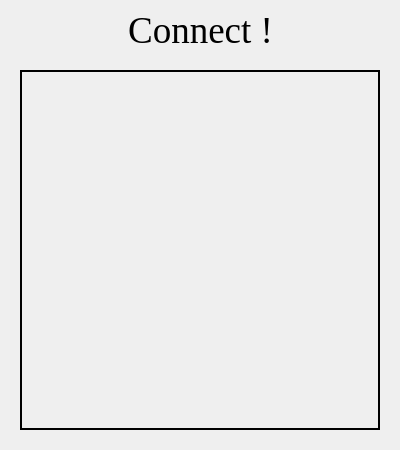
<?xml version="1.0" encoding="UTF-8"?>
<ui version="4.0">
 <class>Dialog</class>
 <widget class="QDialog" name="Dialog">
  <property name="geometry">
   <rect>
    <x>0</x>
    <y>0</y>
    <width>400</width>
    <height>450</height>
   </rect>
  </property>
  <property name="windowTitle">
   <string>Dialog</string>
  </property>
  <widget class="QLabel" name="label">
   <property name="geometry">
    <rect>
     <x>20</x>
     <y>10</y>
     <width>361</width>
     <height>41</height>
    </rect>
   </property>
   <property name="font">
    <font>
     <family>Times New Roman</family>
     <pointsize>28</pointsize>
    </font>
   </property>
   <property name="text">
    <string>Connect !</string>
   </property>
   <property name="alignment">
    <set>Qt::AlignCenter</set>
   </property>
  </widget>
  <widget class="QFrame" name="frame">
   <property name="geometry">
    <rect>
     <x>20</x>
     <y>70</y>
     <width>360</width>
     <height>360</height>
    </rect>
   </property>
   <property name="frameShape">
    <enum>QFrame::Box</enum>
   </property>
   <property name="frameShadow">
    <enum>QFrame::Plain</enum>
   </property>
   <property name="lineWidth">
    <number>2</number>
   </property>
  </widget>
 </widget>
 <resources/>
 <connections/>
</ui>
